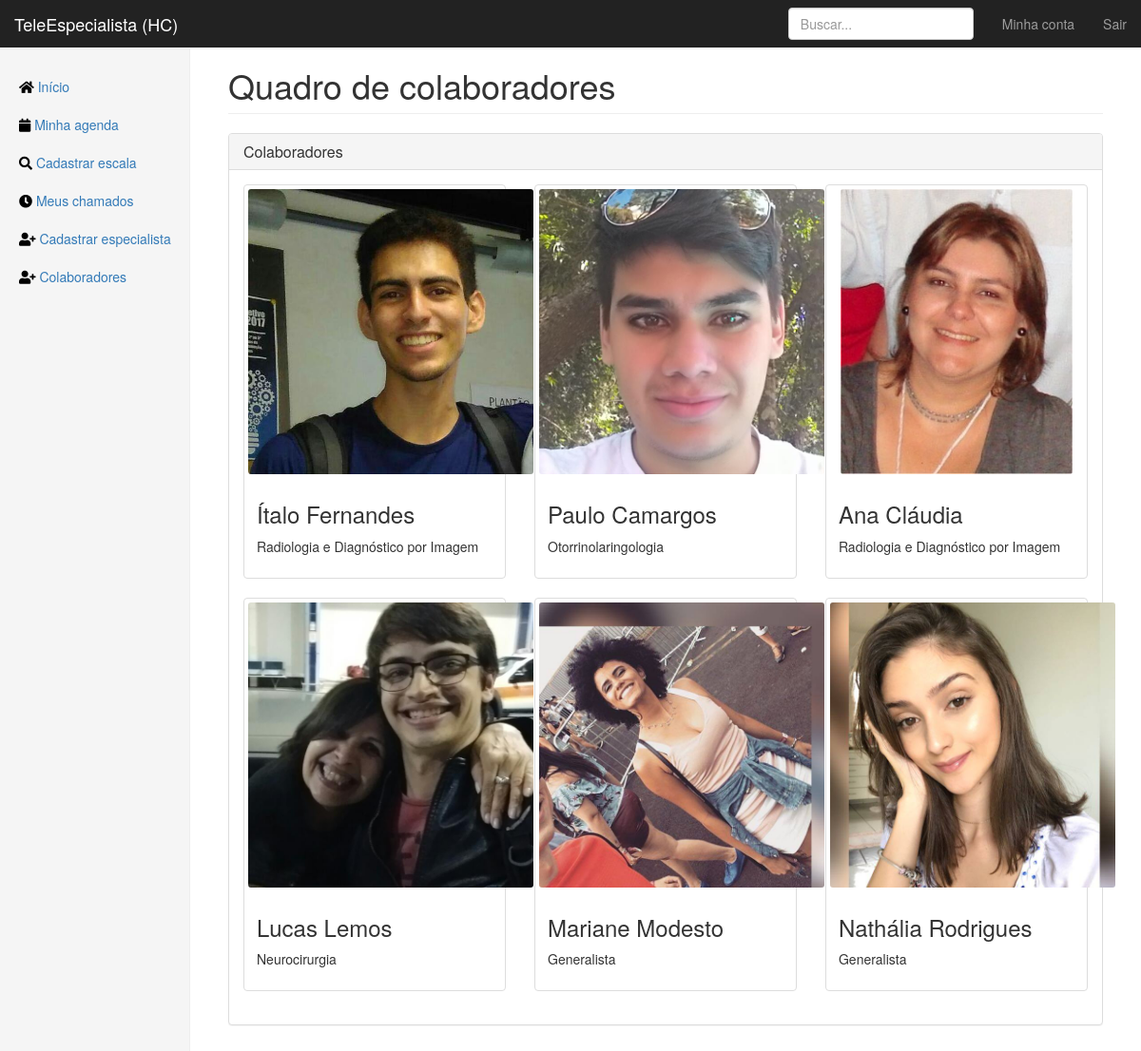
Before: /staff (signed in) with the older database file.
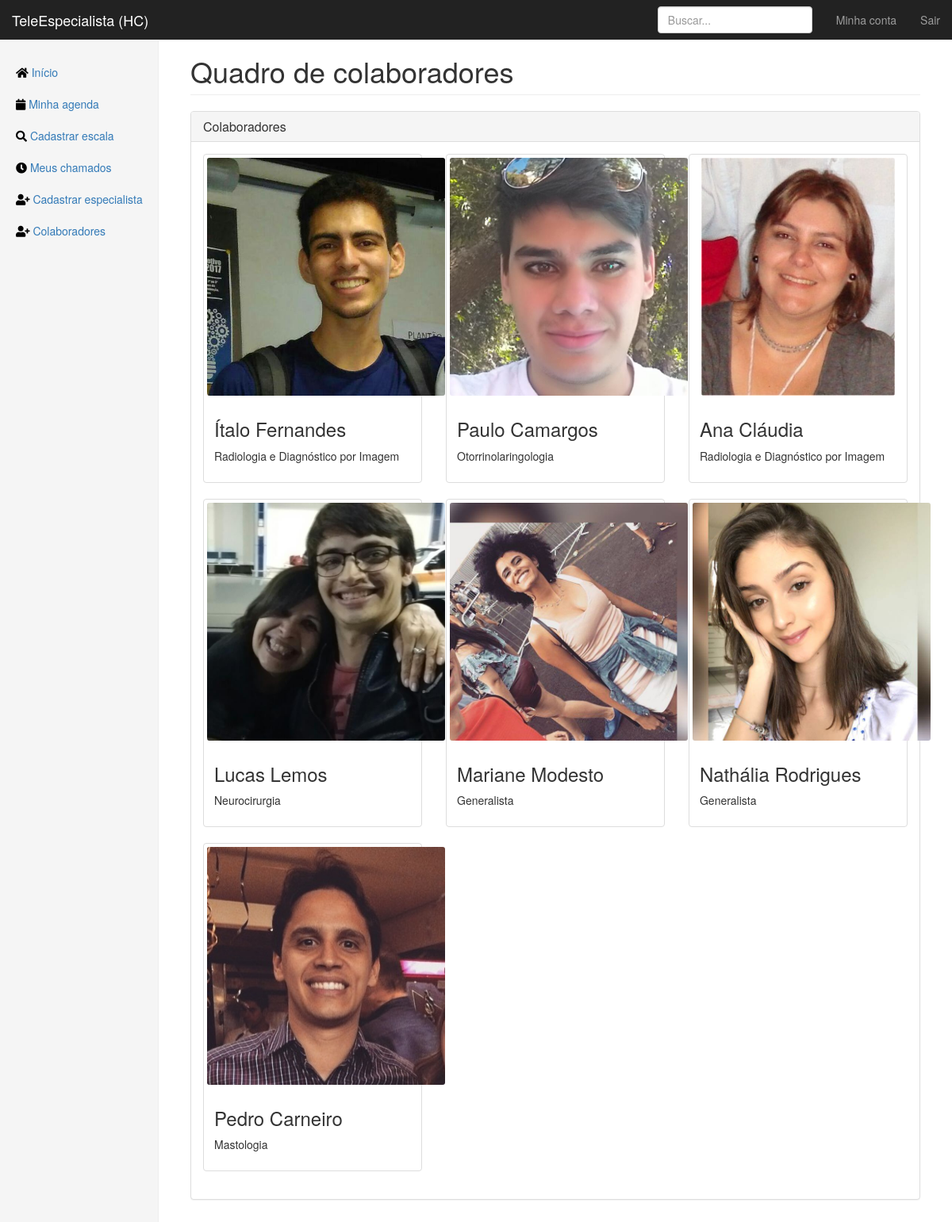
After: the same page with the newer database file.
### app/models.py (models this page shows, shortened)
class User(db.Model, UserMixin):
    id = db.Column(db.Integer, primary_key=True)
    email = db.Column(db.String(120), unique=True, nullable=False)
    password = db.Column(db.String(64), nullable=False)
    image_file = db.Column(db.String(100))
    crm = db.Column(db.Integer, unique=True, nullable=False)
    fullname = db.Column(db.String(256), nullable=False)
    birthdate = db.Column(db.DateTime)
    birthcity = db.Column(db.String(256))
    birthstate = db.Column(db.String(2))
    rg = db.Column(db.String(12), unique=True, nullable=False)
    cpf = db.Column(db.String(12), unique=True, nullable=False)
    cep = db.Column(db.Integer)
    place = db.Column(db.String(64))
    address = db.Column(db.String(256))
    neighborhood = db.Column(db.String(128))
    city = db.Column(db.String(128))
    state = db.Column(db.String(2))
    phone_1 = db.Column(db.String(16), nullable=False)
    phone_2 = db.Column(db.String(16))
    specialties = db.relationship('Specialty', secondary=joinsSpecialtyUser,
    backref=db.backref('doctors', lazy='dynamic'))
    consultas = db.relationship('Consulta', secondary=joinConsultaUser,
    backref=db.backref('doctors', lazy='dynamic'))
    shifts = db.relationship('Calendar', secondary=joinCalendarUser,
    backref=db.backref('doctor', lazy='dynamic'))

class Specialty(db.Model):
    id = db.Column(db.Integer, primary_key=True)
    specialty = db.Column(db.String(64), unique=True, nullable=False)
    service_days = db.relationship('Calendar', backref='specialty')

### app/routes.py (the view)
@app.route("/staff")
@login_required
def staff():
    u = User.query.all()
    return render_template("staff.html", title="Colaboradores-TeleEspecialista", users=u)

### app/models.py (called while the page is built)
@login_manager.user_loader
def load_user(user_id):
    return User.query.get(int(user_id))

### app/templates/staff.html
{% if current_user.specialties[0].specialty == 'Geral' %}
{% extends "layout.html" %}
{% else %}
{% extends "layout_specialist.html" %}
{% endif %}
{% block content %}
<h1 class="page-header">Quadro de colaboradores</h1>
<div class="panel panel-default">
    <div class="panel-heading">
        <h3 class="panel-title">Colaboradores</h3>
    </div>
    <div class="panel-body">
        <div class="row">
            {% for u in users %}
            <div class="col-sm-6 col-md-4">
                <div class="thumbnail">
                <center>
                <img
                src="{{ url_for('static', filename='profilePics/' + u.image_file) }}"
                alt="User Picture"
                height= "300px"
                style="border-radius:1%">
                </center>
                <div class="caption">
                    <h3>{{ u.fullname }}</h3>
                    {% if u.specialties[0].specialty == 'Geral' %}
                    <p>Generalista</p>
                    {% else %}
                    <p>{{ u.specialties[0].specialty }}</p>
                    {% endif %}
                </div>
                </div>
            </div>
            {% endfor %}
        </div>
    </div>
</div>
{% endblock content %}

Changed rows visible on the page:
added User: image_file (picture), fullname "Pedro Carneiro", specialty "Mastologia"
